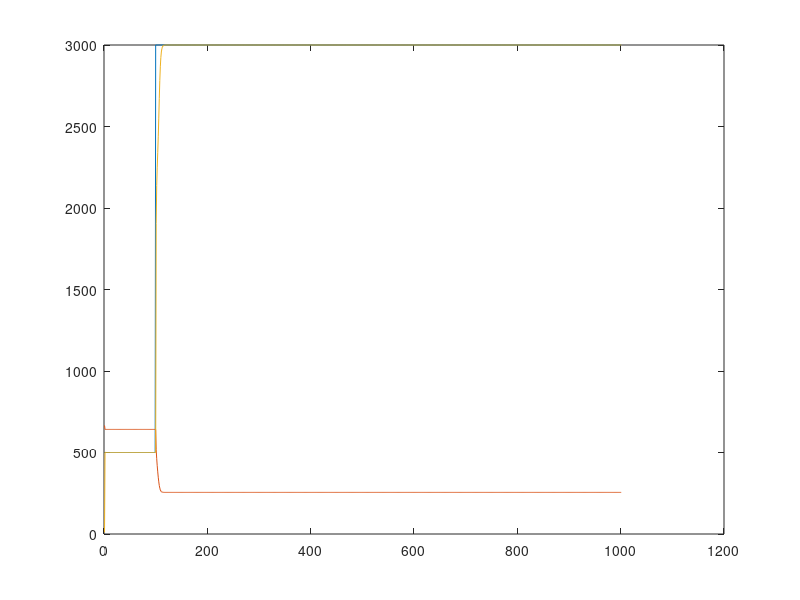

Write the MATLAB code that produced this figure.
clc
clear all

tug=535;

k=0.05;
u=zeros(1,1000);
CCR=zeros(1,1000);
%//Генеририруем уставку
ust=zeros(1,1000);

for m=1:100
   ust(m)=500;
end
for m=100:1000
   ust(m)=3000;
end
CCR(1) = 666;
u(1) = -0.0001*(CCR(1))^3 + 0.1231*(CCR(1))^2 - 52.815*CCR(1) + 10124;
for i=1:1000
    CCR(i+1)=CCR(i)-k*(ust(i)-u(i));
    u(i+1) = -0.0001*(CCR(i+1))^3 + 0.1231*(CCR(i+1))^2 - 52.815*CCR(i+1) + 10124;
end

plot(ust);
hold on;
plot(CCR);
hold on;
plot(u);
